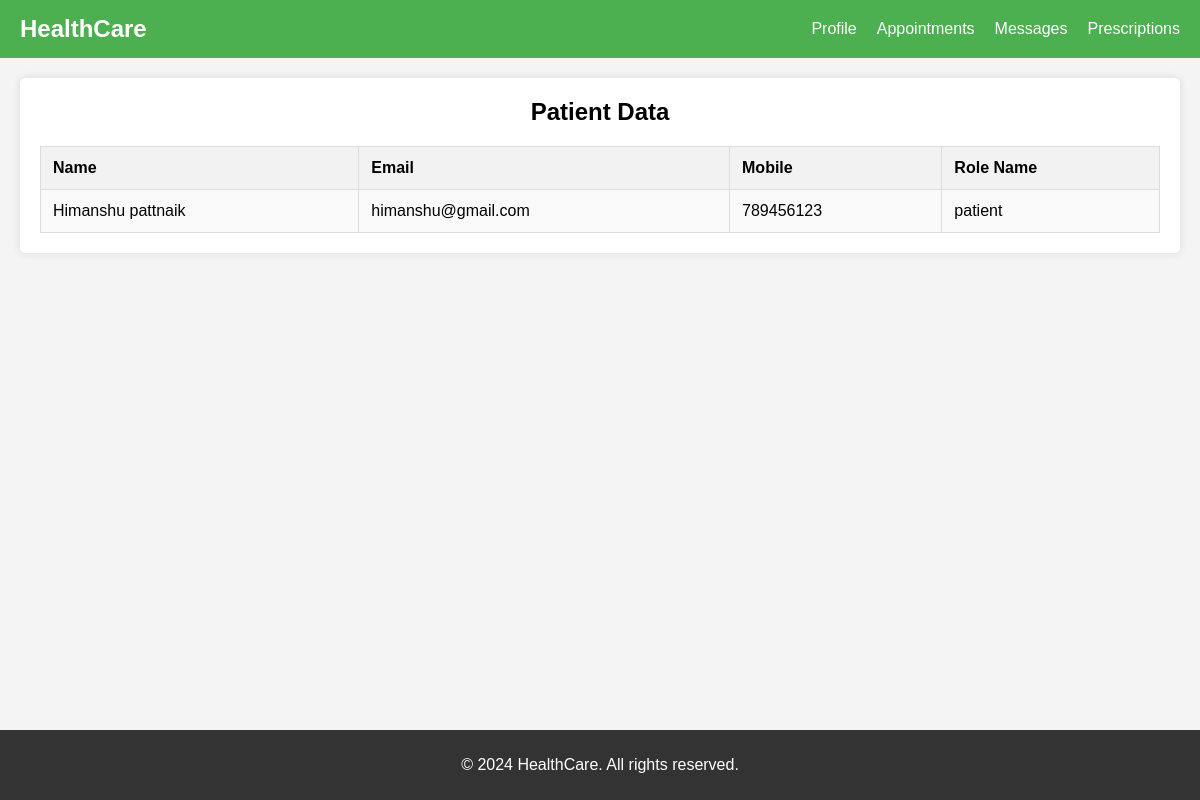
The page /patient/pviews (signed in) on the database its author committed.
### signup/models.py (models this page shows, shortened)
class signup_master(models.Model):
    name=models.CharField(max_length=30)
    email=models.CharField(max_length=30,primary_key=True)
    mobile=models.CharField(max_length=30)
    password=models.CharField(max_length=30)
    role_name=models.CharField(max_length=30)

### patient/views.py (the view)
# urls.py: path('pviews',ppviews.pviews,name="pviews")
def pviews(request):
    name=request.session.get('name')
    ob=signup_master.objects.filter(name=name)
    return render(request,"pviews.html",{'data':ob})

### patient/templates/pviews.html (shortened to what this page needs)
<!DOCTYPE html>
<html lang="en">
<head>
</head>
<body>
    <header>
        <div class="logo">HealthCare</div>
        <nav>
            <ul>
                <li><a href="#profile">Profile</a></li>
                <li><a href="#appointments">Appointments</a></li>
                <li><a href="#messages">Messages</a></li>
                <li><a href="#prescriptions">Prescriptions</a></li>
            </ul>
        </nav>
    </header>
    <main>
        <section id="data-table" class="card">
            <h2>Patient Data</h2>
            <table>
                <tr>
                    <th>Name</th>
                    <th>Email</th>
                    <th>Mobile</th>
                    <th>Role Name</th>
                </tr>
                {% for data in data %}
                <tr>
                    <td>{{data.name}}</td>
                    <td>{{data.email}}</td>
                    <td>{{data.mobile}}</td>
                    <td>{{data.role_name}}</td>
                </tr>
                {% endfor %}
            </table>
        </section>
    </main>
    <footer>
        <p>&copy; 2024 HealthCare. All rights reserved.</p>
    </footer>
</body>
</html>

### patient/templates/pviews.html (style rules this page uses)
body { font-family: Arial, sans-serif; margin: 0; padding: 0; background-color: #f4f4f4; }
header { background-color: #4CAF50; color: white; padding: 15px 0; display: flex; justify-content: space-between; align-items: center; }
header .logo { font-size: 1.5em; font-weight: bold; margin-left: 20px; }
header nav ul { list-style-type: none; margin: 0; padding: 0; display: flex; }
header nav ul li { margin-right: 20px; }
header nav ul li a { color: white; text-decoration: none; font-size: 1em; }
main { padding: 20px; max-width: 1200px; margin: 0 auto; }
.card { background: white; padding: 20px; margin-bottom: 20px; border-radius: 5px; box-shadow: 0 0 10px rgba(0, 0, 0, 0.1); }
.card h2 { margin-top: 0; text-align: center; }
table { width: 100%; border-collapse: collapse; margin-top: 20px; }
table, th, td { border: 1px solid #ddd; }
th, td { padding: 12px; text-align: left; }
th { background-color: #f2f2f2; }
tr:nth-child(even) { background-color: #f9f9f9; }
footer { background-color: #333; color: white; text-align: center; padding: 10px 0; position: fixed; width: 100%; bottom: 0; }

### rows shown on the page
signup_master: name "Himanshu pattnaik", email "himanshu@gmail.com", mobile "789456123", role_name "patient"
